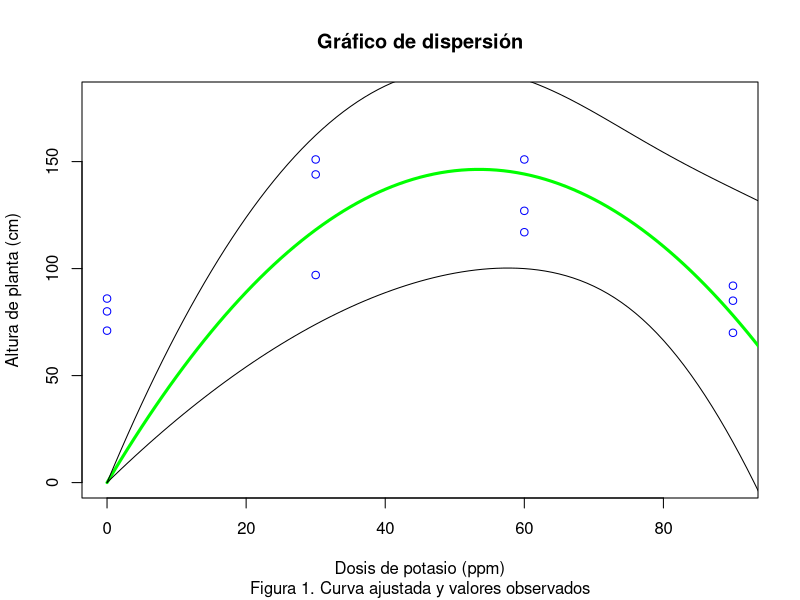
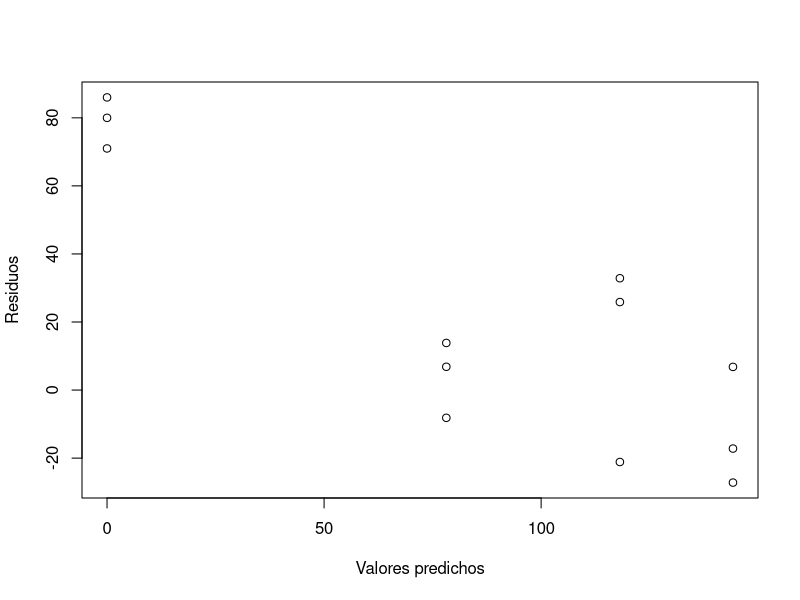

Write the R code that produced these figures, in order.
# Dr. Byron González
# http://byrong.cc

if(!require(readxl)){install.packages("readxl")}

euc<-read_excel("polinomioseu.xlsx")
attach(euc)
head(euc)
str(euc)
dk<-as.factor(dosisk)
# Andeva
mod1<-lm(altura~dk)
anova(mod1)

# Evaluación de polinomios hasta el grado 3 porque son t-1 dosis
mod2<-lm(altura ~ dosisk + I(dosisk^2) + I(dosisk^3))
anova(mod2)

# Coeficientes del modelo completo
summary(mod2)

# Construcción del modelo de grado 2
mod3<-lm(altura ~ dosisk + I(dosisk^2))
anova(mod3)
summary(mod3)

# El término lineal del modelo no es satisfactorio, se requiere eliminarlo
mod4<-lm(altura~-1+dosisk + I(dosisk^2), data=euc)
anova(mod4)

# Gráfico de dispersión
plot(dosisk,altura,col="blue", xlab="Dosis de potasio (ppm)",ylab="Altura de planta (cm)", ylim = c(0, 180), main="Gráfico de dispersión")
d<-seq(0,100,1)
predicted.intervals <- predict(mod4,data.frame(dosisk=d),interval="confidence",level=0.95)         
lines(d,predicted.intervals[,1],col='green',lwd=3)
lines(d,predicted.intervals[,2],col='black',lwd=1)
lines(d,predicted.intervals[,3],col='black',lwd=1)
title(sub="Figura 1. Curva ajustada y valores observados")

# Revisión del ajuste del modelo
plot(fitted(mod4),residuals(mod4), xlab="Valores predichos",ylab=
                              "Residuos")

